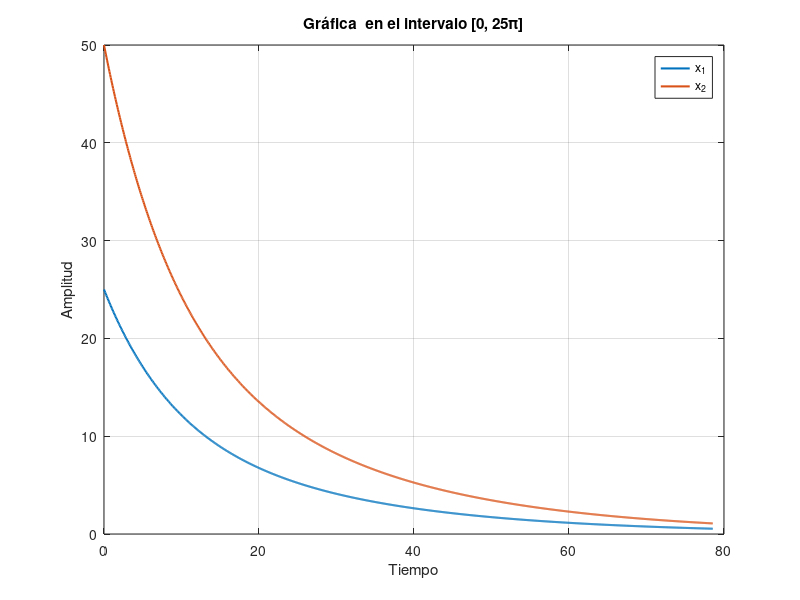

This figure's MATLAB source:
int = linspace(0, 25*pi, 1000);
% Funciones x1(t) y x2(t)
x_1 = (25/2) * exp(-int/25) + (25/2) * exp(-3*int/25);
x_2 = 25 * exp(-int/25) + 25 * exp(-3*int/25);
% Grafica 
figure;
plot(int, x_1, 'LineWidth', 1.5, 'MarkerSize', 5, 'DisplayName', 'x_1'); 
hold on;
plot(int, x_2, 'LineWidth', 1.5, 'MarkerSize', 5, 'DisplayName', 'x_2');
hold off;
xlabel('Tiempo');
ylabel('Amplitud');
title('Gráfica  en el intervalo [0, 25\pi]');
legend('show');
grid on;
